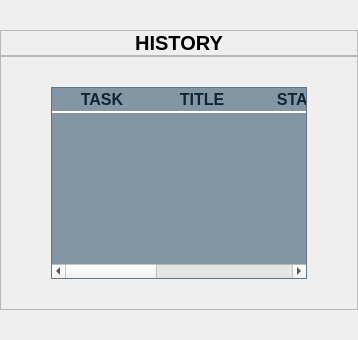
         <widget class="QWidget" name="historyPage">
          <layout class="QVBoxLayout" name="verticalLayout_14">
           <property name="spacing">
            <number>0</number>
           </property>
           <property name="leftMargin">
            <number>0</number>
           </property>
           <property name="topMargin">
            <number>30</number>
           </property>
           <property name="rightMargin">
            <number>0</number>
           </property>
           <property name="bottomMargin">
            <number>30</number>
           </property>
           <item alignment="Qt::AlignTop">
            <widget class="QFrame" name="frame_6">
             <property name="frameShape">
              <enum>QFrame::Shape::StyledPanel</enum>
             </property>
             <property name="frameShadow">
              <enum>QFrame::Shadow::Raised</enum>
             </property>
             <layout class="QHBoxLayout" name="horizontalLayout_7">
              <property name="spacing">
               <number>0</number>
              </property>
              <property name="leftMargin">
               <number>0</number>
              </property>
              <property name="topMargin">
               <number>0</number>
              </property>
              <property name="rightMargin">
               <number>0</number>
              </property>
              <property name="bottomMargin">
               <number>0</number>
              </property>
              <item>
               <widget class="QLabel" name="historyLabel">
                <property name="font">
                 <font>
                  <pointsize>15</pointsize>
                  <bold>true</bold>
                 </font>
                </property>
                <property name="text">
                 <string>HISTORY</string>
                </property>
                <property name="alignment">
                 <set>Qt::AlignmentFlag::AlignCenter</set>
                </property>
               </widget>
              </item>
             </layout>
            </widget>
           </item>
           <item>
            <widget class="QFrame" name="frame_7">
             <property name="sizePolicy">
              <sizepolicy hsizetype="Preferred" vsizetype="Expanding">
               <horstretch>0</horstretch>
               <verstretch>0</verstretch>
              </sizepolicy>
             </property>
             <property name="frameShape">
              <enum>QFrame::Shape::StyledPanel</enum>
             </property>
             <property name="frameShadow">
              <enum>QFrame::Shadow::Raised</enum>
             </property>
             <layout class="QHBoxLayout" name="horizontalLayout_12">
              <property name="spacing">
               <number>0</number>
              </property>
              <property name="leftMargin">
               <number>50</number>
              </property>
              <property name="topMargin">
               <number>30</number>
              </property>
              <property name="rightMargin">
               <number>50</number>
              </property>
              <property name="bottomMargin">
               <number>30</number>
              </property>
              <item>
               <widget class="QTableWidget" name="historyTable">
                <property name="styleSheet">
                 <string notr="true">QTableWidget {
	background-color: #8396a4;
	color: #112335;
}

QHeaderView::section {
	background-color: #8396a4;
	color: #112335;
	border-bottom: 2px solid white;
	border-right: none;
    border-left: none;
    border-top: none;
}

QTableWidget::item {
    border-bottom: 1px solid white;
    border-right: none;
    border-left: none;
    border-top: none;
}
</string>
                </property>
                <column>
                 <property name="text">
                  <string>TASK</string>
                 </property>
                 <property name="font">
                  <font>
                   <pointsize>12</pointsize>
                   <bold>true</bold>
                  </font>
                 </property>
                </column>
                <column>
                 <property name="text">
                  <string>TITLE</string>
                 </property>
                 <property name="font">
                  <font>
                   <pointsize>12</pointsize>
                   <bold>true</bold>
                  </font>
                 </property>
                </column>
                <column>
                 <property name="text">
                  <string>STAFF</string>
                 </property>
                 <property name="font">
                  <font>
                   <pointsize>12</pointsize>
                   <bold>true</bold>
                  </font>
                 </property>
                </column>
                <column>
                 <property name="text">
                  <string>DETAILS</string>
                 </property>
                 <property name="font">
                  <font>
                   <pointsize>12</pointsize>
                   <bold>true</bold>
                  </font>
                 </property>
                </column>
                <column>
                 <property name="text">
                  <string>DATE</string>
                 </property>
                 <property name="font">
                  <font>
                   <pointsize>12</pointsize>
                   <bold>true</bold>
                  </font>
                 </property>
                </column>
               </widget>
              </item>
             </layout>
            </widget>
           </item>
          </layout>
         </widget>
